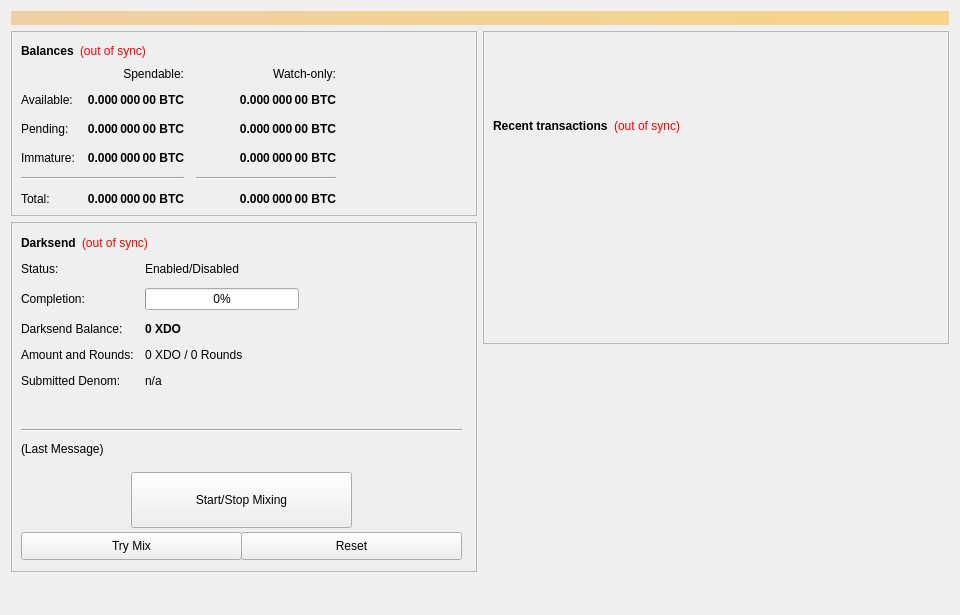
<?xml version="1.0" encoding="UTF-8"?>
<ui version="4.0">
 <class>OverviewPage</class>
 <widget class="QWidget" name="OverviewPage">
  <property name="geometry">
   <rect>
    <x>0</x>
    <y>0</y>
    <width>960</width>
    <height>615</height>
   </rect>
  </property>
  <property name="minimumSize">
   <size>
    <width>960</width>
    <height>0</height>
   </size>
  </property>
  <property name="windowTitle">
   <string>Form</string>
  </property>
  <layout class="QVBoxLayout" name="topLayout">
   <item>
    <widget class="QLabel" name="labelAlerts">
     <property name="visible">
      <bool>false</bool>
     </property>
     <property name="styleSheet">
      <string notr="true">background-color: qlineargradient(x1: 0, y1: 0, x2: 1, y2: 0, stop:0 #F0D0A0, stop:1 #F8D488); color:#000000;</string>
     </property>
     <property name="wordWrap">
      <bool>true</bool>
     </property>
     <property name="margin">
      <number>3</number>
     </property>
    </widget>
   </item>
   <item>
    <layout class="QHBoxLayout" name="horizontalLayout" stretch="1,1">
     <item>
      <layout class="QVBoxLayout" name="verticalLayout_2">
       <item>
        <widget class="QFrame" name="frame">
         <property name="frameShape">
          <enum>QFrame::StyledPanel</enum>
         </property>
         <property name="frameShadow">
          <enum>QFrame::Raised</enum>
         </property>
         <layout class="QVBoxLayout" name="verticalLayout_4">
          <item>
           <layout class="QHBoxLayout" name="horizontalLayout_4">
            <item>
             <widget class="QLabel" name="label_5">
              <property name="font">
               <font>
                <weight>75</weight>
                <bold>true</bold>
               </font>
              </property>
              <property name="text">
               <string>Balances</string>
              </property>
             </widget>
            </item>
            <item>
             <widget class="QLabel" name="labelWalletStatus">
              <property name="cursor">
               <cursorShape>WhatsThisCursor</cursorShape>
              </property>
              <property name="toolTip">
               <string>The displayed information may be out of date. Your wallet automatically synchronizes with the XDO network after a connection is established, but this process has not completed yet.</string>
              </property>
              <property name="styleSheet">
               <string notr="true">QLabel { color: red; }</string>
              </property>
              <property name="text">
               <string notr="true">(out of sync)</string>
              </property>
              <property name="alignment">
               <set>Qt::AlignLeading|Qt::AlignLeft|Qt::AlignVCenter</set>
              </property>
             </widget>
            </item>
            <item>
             <spacer name="horizontalSpacer_3">
              <property name="orientation">
               <enum>Qt::Horizontal</enum>
              </property>
              <property name="sizeHint" stdset="0">
               <size>
                <width>40</width>
                <height>20</height>
               </size>
              </property>
             </spacer>
            </item>
           </layout>
          </item>
          <item>
           <layout class="QGridLayout" name="gridLayout">
            <property name="spacing">
             <number>12</number>
            </property>
            <item row="2" column="2">
             <widget class="QLabel" name="labelWatchPending">
              <property name="font">
               <font>
                <weight>75</weight>
                <bold>true</bold>
               </font>
              </property>
              <property name="cursor">
               <cursorShape>IBeamCursor</cursorShape>
              </property>
              <property name="toolTip">
               <string>Unconfirmed transactions to watch-only addresses</string>
              </property>
              <property name="text">
               <string notr="true">0.000 000 00 BTC</string>
              </property>
              <property name="alignment">
               <set>Qt::AlignRight|Qt::AlignTrailing|Qt::AlignVCenter</set>
              </property>
              <property name="textInteractionFlags">
               <set>Qt::LinksAccessibleByMouse|Qt::TextSelectableByKeyboard|Qt::TextSelectableByMouse</set>
              </property>
             </widget>
            </item>
            <item row="2" column="1">
             <widget class="QLabel" name="labelUnconfirmed">
              <property name="font">
               <font>
                <weight>75</weight>
                <bold>true</bold>
               </font>
              </property>
              <property name="cursor">
               <cursorShape>IBeamCursor</cursorShape>
              </property>
              <property name="toolTip">
               <string>Total of transactions that have yet to be confirmed, and do not yet count toward the spendable balance</string>
              </property>
              <property name="text">
               <string notr="true">0.000 000 00 BTC</string>
              </property>
              <property name="alignment">
               <set>Qt::AlignRight|Qt::AlignTrailing|Qt::AlignVCenter</set>
              </property>
              <property name="textInteractionFlags">
               <set>Qt::LinksAccessibleByMouse|Qt::TextSelectableByKeyboard|Qt::TextSelectableByMouse</set>
              </property>
             </widget>
            </item>
            <item row="3" column="2">
             <widget class="QLabel" name="labelWatchImmature">
              <property name="font">
               <font>
                <weight>75</weight>
                <bold>true</bold>
               </font>
              </property>
              <property name="cursor">
               <cursorShape>IBeamCursor</cursorShape>
              </property>
              <property name="toolTip">
               <string>Staked or masternode rewards in watch-only addresses that has not yet matured</string>
              </property>
              <property name="text">
               <string notr="true">0.000 000 00 BTC</string>
              </property>
              <property name="alignment">
               <set>Qt::AlignRight|Qt::AlignTrailing|Qt::AlignVCenter</set>
              </property>
              <property name="textInteractionFlags">
               <set>Qt::LinksAccessibleByMouse|Qt::TextSelectableByKeyboard|Qt::TextSelectableByMouse</set>
              </property>
             </widget>
            </item>
            <item row="4" column="0" colspan="2">
             <widget class="Line" name="lineSpendableBalance">
              <property name="orientation">
               <enum>Qt::Horizontal</enum>
              </property>
             </widget>
            </item>
            <item row="4" column="2">
             <widget class="Line" name="lineWatchBalance">
              <property name="sizePolicy">
               <sizepolicy hsizetype="Preferred" vsizetype="Fixed">
                <horstretch>0</horstretch>
                <verstretch>0</verstretch>
               </sizepolicy>
              </property>
              <property name="minimumSize">
               <size>
                <width>140</width>
                <height>0</height>
               </size>
              </property>
              <property name="orientation">
               <enum>Qt::Horizontal</enum>
              </property>
             </widget>
            </item>
            <item row="5" column="0">
             <widget class="QLabel" name="labelTotalText">
              <property name="text">
               <string>Total:</string>
              </property>
             </widget>
            </item>
            <item row="3" column="1">
             <widget class="QLabel" name="labelImmature">
              <property name="font">
               <font>
                <weight>75</weight>
                <bold>true</bold>
               </font>
              </property>
              <property name="cursor">
               <cursorShape>IBeamCursor</cursorShape>
              </property>
              <property name="toolTip">
               <string>Staked or masternode rewards that has not yet matured</string>
              </property>
              <property name="text">
               <string notr="true">0.000 000 00 BTC</string>
              </property>
              <property name="alignment">
               <set>Qt::AlignRight|Qt::AlignTrailing|Qt::AlignVCenter</set>
              </property>
              <property name="textInteractionFlags">
               <set>Qt::LinksAccessibleByMouse|Qt::TextSelectableByKeyboard|Qt::TextSelectableByMouse</set>
              </property>
             </widget>
            </item>
            <item row="2" column="3">
             <spacer name="horizontalSpacer_2">
              <property name="orientation">
               <enum>Qt::Horizontal</enum>
              </property>
              <property name="sizeHint" stdset="0">
               <size>
                <width>40</width>
                <height>20</height>
               </size>
              </property>
             </spacer>
            </item>
            <item row="3" column="0">
             <widget class="QLabel" name="labelImmatureText">
              <property name="text">
               <string>Immature:</string>
              </property>
             </widget>
            </item>
            <item row="5" column="1">
             <widget class="QLabel" name="labelTotal">
              <property name="font">
               <font>
                <weight>75</weight>
                <bold>true</bold>
               </font>
              </property>
              <property name="cursor">
               <cursorShape>IBeamCursor</cursorShape>
              </property>
              <property name="toolTip">
               <string>Your current total balance</string>
              </property>
              <property name="text">
               <string notr="true">0.000 000 00 BTC</string>
              </property>
              <property name="alignment">
               <set>Qt::AlignRight|Qt::AlignTrailing|Qt::AlignVCenter</set>
              </property>
              <property name="textInteractionFlags">
               <set>Qt::LinksAccessibleByMouse|Qt::TextSelectableByKeyboard|Qt::TextSelectableByMouse</set>
              </property>
             </widget>
            </item>
            <item row="5" column="2">
             <widget class="QLabel" name="labelWatchTotal">
              <property name="font">
               <font>
                <weight>75</weight>
                <bold>true</bold>
               </font>
              </property>
              <property name="cursor">
               <cursorShape>IBeamCursor</cursorShape>
              </property>
              <property name="toolTip">
               <string>Current total balance in watch-only addresses</string>
              </property>
              <property name="text">
               <string notr="true">0.000 000 00 BTC</string>
              </property>
              <property name="alignment">
               <set>Qt::AlignRight|Qt::AlignTrailing|Qt::AlignVCenter</set>
              </property>
              <property name="textInteractionFlags">
               <set>Qt::LinksAccessibleByMouse|Qt::TextSelectableByKeyboard|Qt::TextSelectableByMouse</set>
              </property>
             </widget>
            </item>
            <item row="0" column="2">
             <widget class="QLabel" name="labelWatchonly">
              <property name="text">
               <string>Watch-only:</string>
              </property>
              <property name="alignment">
               <set>Qt::AlignRight|Qt::AlignTrailing|Qt::AlignVCenter</set>
              </property>
             </widget>
            </item>
            <item row="1" column="0">
             <widget class="QLabel" name="labelBalanceText">
              <property name="text">
               <string>Available:</string>
              </property>
             </widget>
            </item>
            <item row="1" column="1">
             <widget class="QLabel" name="labelBalance">
              <property name="font">
               <font>
                <weight>75</weight>
                <bold>true</bold>
               </font>
              </property>
              <property name="cursor">
               <cursorShape>IBeamCursor</cursorShape>
              </property>
              <property name="toolTip">
               <string>Your current spendable balance</string>
              </property>
              <property name="text">
               <string notr="true">0.000 000 00 BTC</string>
              </property>
              <property name="alignment">
               <set>Qt::AlignRight|Qt::AlignTrailing|Qt::AlignVCenter</set>
              </property>
              <property name="textInteractionFlags">
               <set>Qt::LinksAccessibleByMouse|Qt::TextSelectableByKeyboard|Qt::TextSelectableByMouse</set>
              </property>
             </widget>
            </item>
            <item row="1" column="2">
             <widget class="QLabel" name="labelWatchAvailable">
              <property name="font">
               <font>
                <weight>75</weight>
                <bold>true</bold>
               </font>
              </property>
              <property name="cursor">
               <cursorShape>IBeamCursor</cursorShape>
              </property>
              <property name="toolTip">
               <string>Your current balance in watch-only addresses</string>
              </property>
              <property name="text">
               <string notr="true">0.000 000 00 BTC</string>
              </property>
              <property name="alignment">
               <set>Qt::AlignRight|Qt::AlignTrailing|Qt::AlignVCenter</set>
              </property>
              <property name="textInteractionFlags">
               <set>Qt::LinksAccessibleByMouse|Qt::TextSelectableByKeyboard|Qt::TextSelectableByMouse</set>
              </property>
             </widget>
            </item>
            <item row="2" column="0">
             <widget class="QLabel" name="labelPendingText">
              <property name="text">
               <string>Pending:</string>
              </property>
             </widget>
            </item>
            <item row="0" column="1">
             <widget class="QLabel" name="labelSpendable">
              <property name="text">
               <string>Spendable:</string>
              </property>
              <property name="alignment">
               <set>Qt::AlignRight|Qt::AlignTrailing|Qt::AlignVCenter</set>
              </property>
             </widget>
            </item>
           </layout>
          </item>
         </layout>
        </widget>
       </item>
       <item>
        <widget class="QFrame" name="frameDarksend">
         <property name="minimumSize">
          <size>
           <width>0</width>
           <height>350</height>
          </size>
         </property>
         <property name="layoutDirection">
          <enum>Qt::LeftToRight</enum>
         </property>
         <property name="frameShape">
          <enum>QFrame::StyledPanel</enum>
         </property>
         <property name="frameShadow">
          <enum>QFrame::Raised</enum>
         </property>
         <widget class="QWidget" name="formLayoutWidget">
          <property name="geometry">
           <rect>
            <x>10</x>
            <y>40</y>
            <width>451</width>
            <height>161</height>
           </rect>
          </property>
          <layout class="QFormLayout" name="formLayout">
           <property name="fieldGrowthPolicy">
            <enum>QFormLayout::AllNonFixedFieldsGrow</enum>
           </property>
           <property name="horizontalSpacing">
            <number>11</number>
           </property>
           <property name="verticalSpacing">
            <number>12</number>
           </property>
           <item row="0" column="0">
            <widget class="QLabel" name="label_6">
             <property name="text">
              <string>Status:</string>
             </property>
            </widget>
           </item>
           <item row="1" column="0">
            <widget class="QLabel" name="label_7">
             <property name="text">
              <string>Completion:</string>
             </property>
            </widget>
           </item>
           <item row="1" column="1">
            <widget class="QProgressBar" name="DarksendProgress">
             <property name="maximumSize">
              <size>
               <width>154</width>
               <height>16777215</height>
              </size>
             </property>
             <property name="value">
              <number>0</number>
             </property>
            </widget>
           </item>
           <item row="2" column="0">
            <widget class="QLabel" name="labelAnonymizedText">
             <property name="text">
              <string>Darksend Balance:</string>
             </property>
            </widget>
           </item>
           <item row="2" column="1">
            <widget class="QLabel" name="labelAnonymized">
             <property name="font">
              <font>
               <weight>75</weight>
               <bold>true</bold>
              </font>
             </property>
             <property name="text">
              <string notr="true">0 XDO</string>
             </property>
            </widget>
           </item>
           <item row="3" column="0">
            <widget class="QLabel" name="label_8">
             <property name="text">
              <string>Amount and Rounds:</string>
             </property>
            </widget>
           </item>
           <item row="3" column="1">
            <widget class="QLabel" name="labelAmountRounds">
             <property name="text">
              <string>0 XDO / 0 Rounds</string>
             </property>
            </widget>
           </item>
           <item row="4" column="0">
            <widget class="QLabel" name="label_9">
             <property name="text">
              <string>Submitted Denom:</string>
             </property>
            </widget>
           </item>
           <item row="4" column="1">
            <widget class="QLabel" name="labelSubmittedDenom">
             <property name="toolTip">
              <string>The denominations you submitted to the Masternode.&lt;br&gt;To mix, other users must submit the exact same denominations.</string>
             </property>
             <property name="text">
              <string>n/a</string>
             </property>
            </widget>
           </item>
           <item row="0" column="1">
            <widget class="QLabel" name="DarksendEnabled">
             <property name="text">
              <string>Enabled/Disabled</string>
             </property>
            </widget>
           </item>
          </layout>
         </widget>
         <widget class="QPushButton" name="runAutoDenom">
          <property name="geometry">
           <rect>
            <x>251</x>
            <y>17</y>
            <width>1</width>
            <height>1</height>
           </rect>
          </property>
          <property name="palette">
           <palette>
            <active>
             <colorrole role="WindowText">
              <brush brushstyle="SolidPattern">
               <color alpha="255">
                <red>0</red>
                <green>0</green>
                <blue>0</blue>
               </color>
              </brush>
             </colorrole>
             <colorrole role="Button">
              <brush brushstyle="SolidPattern">
               <color alpha="255">
                <red>239</red>
                <green>238</green>
                <blue>238</blue>
               </color>
              </brush>
             </colorrole>
             <colorrole role="Light">
              <brush brushstyle="SolidPattern">
               <color alpha="255">
                <red>255</red>
                <green>255</green>
                <blue>255</blue>
               </color>
              </brush>
             </colorrole>
             <colorrole role="Midlight">
              <brush brushstyle="SolidPattern">
               <color alpha="255">
                <red>247</red>
                <green>246</green>
                <blue>246</blue>
               </color>
              </brush>
             </colorrole>
             <colorrole role="Dark">
              <brush brushstyle="SolidPattern">
               <color alpha="255">
                <red>119</red>
                <green>119</green>
                <blue>119</blue>
               </color>
              </brush>
             </colorrole>
             <colorrole role="Mid">
              <brush brushstyle="SolidPattern">
               <color alpha="255">
                <red>159</red>
                <green>159</green>
                <blue>159</blue>
               </color>
              </brush>
             </colorrole>
             <colorrole role="Text">
              <brush brushstyle="SolidPattern">
               <color alpha="255">
                <red>0</red>
                <green>0</green>
                <blue>0</blue>
               </color>
              </brush>
             </colorrole>
             <colorrole role="BrightText">
              <brush brushstyle="SolidPattern">
               <color alpha="255">
                <red>255</red>
                <green>255</green>
                <blue>255</blue>
               </color>
              </brush>
             </colorrole>
             <colorrole role="ButtonText">
              <brush brushstyle="SolidPattern">
               <color alpha="255">
                <red>0</red>
                <green>0</green>
                <blue>0</blue>
               </color>
              </brush>
             </colorrole>
             <colorrole role="Base">
              <brush brushstyle="SolidPattern">
               <color alpha="255">
                <red>255</red>
                <green>255</green>
                <blue>255</blue>
               </color>
              </brush>
             </colorrole>
             <colorrole role="Window">
              <brush brushstyle="SolidPattern">
               <color alpha="255">
                <red>239</red>
                <green>238</green>
                <blue>238</blue>
               </color>
              </brush>
             </colorrole>
             <colorrole role="Shadow">
              <brush brushstyle="SolidPattern">
               <color alpha="255">
                <red>0</red>
                <green>0</green>
                <blue>0</blue>
               </color>
              </brush>
             </colorrole>
             <colorrole role="AlternateBase">
              <brush brushstyle="SolidPattern">
               <color alpha="255">
                <red>247</red>
                <green>246</green>
                <blue>246</blue>
               </color>
              </brush>
             </colorrole>
             <colorrole role="ToolTipBase">
              <brush brushstyle="SolidPattern">
               <color alpha="255">
                <red>255</red>
                <green>255</green>
                <blue>220</blue>
               </color>
              </brush>
             </colorrole>
             <colorrole role="ToolTipText">
              <brush brushstyle="SolidPattern">
               <color alpha="255">
                <red>0</red>
                <green>0</green>
                <blue>0</blue>
               </color>
              </brush>
             </colorrole>
            </active>
            <inactive>
             <colorrole role="WindowText">
              <brush brushstyle="SolidPattern">
               <color alpha="255">
                <red>0</red>
                <green>0</green>
                <blue>0</blue>
               </color>
              </brush>
             </colorrole>
             <colorrole role="Button">
              <brush brushstyle="SolidPattern">
               <color alpha="255">
                <red>239</red>
                <green>238</green>
                <blue>238</blue>
               </color>
              </brush>
             </colorrole>
             <colorrole role="Light">
              <brush brushstyle="SolidPattern">
               <color alpha="255">
                <red>255</red>
                <green>255</green>
                <blue>255</blue>
               </color>
              </brush>
             </colorrole>
             <colorrole role="Midlight">
              <brush brushstyle="SolidPattern">
               <color alpha="255">
                <red>247</red>
                <green>246</green>
                <blue>246</blue>
               </color>
              </brush>
             </colorrole>
             <colorrole role="Dark">
              <brush brushstyle="SolidPattern">
               <color alpha="255">
                <red>119</red>
                <green>119</green>
                <blue>119</blue>
               </color>
              </brush>
             </colorrole>
             <colorrole role="Mid">
              <brush brushstyle="SolidPattern">
               <color alpha="255">
                <red>159</red>
                <green>159</green>
                <blue>159</blue>
               </color>
              </brush>
             </colorrole>
             <colorrole role="Text">
              <brush brushstyle="SolidPattern">
               <color alpha="255">
                <red>0</red>
                <green>0</green>
                <blue>0</blue>
               </color>
              </brush>
             </colorrole>
             <colorrole role="BrightText">
              <brush brushstyle="SolidPattern">
               <color alpha="255">
                <red>255</red>
                <green>255</green>
                <blue>255</blue>
               </color>
              </brush>
             </colorrole>
             <colorrole role="ButtonText">
              <brush brushstyle="SolidPattern">
               <color alpha="255">
                <red>0</red>
                <green>0</green>
                <blue>0</blue>
               </color>
              </brush>
             </colorrole>
             <colorrole role="Base">
              <brush brushstyle="SolidPattern">
               <color alpha="255">
                <red>255</red>
                <green>255</green>
                <blue>255</blue>
               </color>
              </brush>
             </colorrole>
             <colorrole role="Window">
              <brush brushstyle="SolidPattern">
               <color alpha="255">
                <red>239</red>
                <green>238</green>
                <blue>238</blue>
               </color>
              </brush>
             </colorrole>
             <colorrole role="Shadow">
              <brush brushstyle="SolidPattern">
               <color alpha="255">
                <red>0</red>
                <green>0</green>
                <blue>0</blue>
               </color>
              </brush>
             </colorrole>
             <colorrole role="AlternateBase">
              <brush brushstyle="SolidPattern">
               <color alpha="255">
                <red>247</red>
                <green>246</green>
                <blue>246</blue>
               </color>
              </brush>
             </colorrole>
             <colorrole role="ToolTipBase">
              <brush brushstyle="SolidPattern">
               <color alpha="255">
                <red>255</red>
                <green>255</green>
                <blue>220</blue>
               </color>
              </brush>
             </colorrole>
             <colorrole role="ToolTipText">
              <brush brushstyle="SolidPattern">
               <color alpha="255">
                <red>0</red>
                <green>0</green>
                <blue>0</blue>
               </color>
              </brush>
             </colorrole>
            </inactive>
            <disabled>
             <colorrole role="WindowText">
              <brush brushstyle="SolidPattern">
               <color alpha="255">
                <red>119</red>
                <green>119</green>
                <blue>119</blue>
               </color>
              </brush>
             </colorrole>
             <colorrole role="Button">
              <brush brushstyle="SolidPattern">
               <color alpha="255">
                <red>239</red>
                <green>238</green>
                <blue>238</blue>
               </color>
              </brush>
             </colorrole>
             <colorrole role="Light">
              <brush brushstyle="SolidPattern">
               <color alpha="255">
                <red>255</red>
                <green>255</green>
                <blue>255</blue>
               </color>
              </brush>
             </colorrole>
             <colorrole role="Midlight">
              <brush brushstyle="SolidPattern">
               <color alpha="255">
                <red>247</red>
                <green>246</green>
                <blue>246</blue>
               </color>
              </brush>
             </colorrole>
             <colorrole role="Dark">
              <brush brushstyle="SolidPattern">
               <color alpha="255">
                <red>119</red>
                <green>119</green>
                <blue>119</blue>
               </color>
              </brush>
             </colorrole>
             <colorrole role="Mid">
              <brush brushstyle="SolidPattern">
               <color alpha="255">
                <red>159</red>
                <green>159</green>
                <blue>159</blue>
               </color>
              </brush>
             </colorrole>
             <colorrole role="Text">
              <brush brushstyle="SolidPattern">
               <color alpha="255">
                <red>119</red>
                <green>119</green>
                <blue>119</blue>
               </color>
              </brush>
             </colorrole>
             <colorrole role="BrightText">
              <brush brushstyle="SolidPattern">
               <color alpha="255">
                <red>255</red>
                <green>255</green>
                <blue>255</blue>
               </color>
              </brush>
             </colorrole>
             <colorrole role="ButtonText">
              <brush brushstyle="SolidPattern">
               <color alpha="255">
                <red>119</red>
                <green>119</green>
                <blue>119</blue>
               </color>
              </brush>
             </colorrole>
             <colorrole role="Base">
              <brush brushstyle="SolidPattern">
               <color alpha="255">
                <red>239</red>
                <green>238</green>
                <blue>238</blue>
               </color>
              </brush>
             </colorrole>
             <colorrole role="Window">
              <brush brushstyle="SolidPattern">
               <color alpha="255">
                <red>239</red>
                <green>238</green>
                <blue>238</blue>
               </color>
              </brush>
             </colorrole>
             <colorrole role="Shadow">
              <brush brushstyle="SolidPattern">
               <color alpha="255">
                <red>0</red>
                <green>0</green>
                <blue>0</blue>
               </color>
              </brush>
             </colorrole>
             <colorrole role="AlternateBase">
              <brush brushstyle="SolidPattern">
               <color alpha="255">
                <red>239</red>
                <green>238</green>
                <blue>238</blue>
               </color>
              </brush>
             </colorrole>
             <colorrole role="ToolTipBase">
              <brush brushstyle="SolidPattern">
               <color alpha="255">
                <red>255</red>
                <green>255</green>
                <blue>220</blue>
               </color>
              </brush>
             </colorrole>
             <colorrole role="ToolTipText">
              <brush brushstyle="SolidPattern">
               <color alpha="255">
                <red>0</red>
                <green>0</green>
                <blue>0</blue>
               </color>
              </brush>
             </colorrole>
            </disabled>
           </palette>
          </property>
          <property name="focusPolicy">
           <enum>Qt::NoFocus</enum>
          </property>
          <property name="autoFillBackground">
           <bool>true</bool>
          </property>
          <property name="text">
           <string/>
          </property>
          <property name="flat">
           <bool>true</bool>
          </property>
         </widget>
         <widget class="QPushButton" name="toggleDarksend">
          <property name="geometry">
           <rect>
            <x>120</x>
            <y>250</y>
            <width>221</width>
            <height>56</height>
           </rect>
          </property>
          <property name="sizePolicy">
           <sizepolicy hsizetype="MinimumExpanding" vsizetype="Fixed">
            <horstretch>0</horstretch>
            <verstretch>0</verstretch>
           </sizepolicy>
          </property>
          <property name="text">
           <string>Start/Stop Mixing</string>
          </property>
         </widget>
         <widget class="Line" name="lineLastMessage">
          <property name="geometry">
           <rect>
            <x>10</x>
            <y>200</y>
            <width>441</width>
            <height>16</height>
           </rect>
          </property>
          <property name="orientation">
           <enum>Qt::Horizontal</enum>
          </property>
         </widget>
         <widget class="QLabel" name="DarksendStatus">
          <property name="geometry">
           <rect>
            <x>10</x>
            <y>220</y>
            <width>451</width>
            <height>61</height>
           </rect>
          </property>
          <property name="minimumSize">
           <size>
            <width>288</width>
            <height>43</height>
           </size>
          </property>
          <property name="text">
           <string>(Last Message)</string>
          </property>
          <property name="alignment">
           <set>Qt::AlignLeading|Qt::AlignLeft|Qt::AlignTop</set>
          </property>
          <property name="wordWrap">
           <bool>true</bool>
          </property>
         </widget>
         <widget class="QPushButton" name="DarksendAuto">
          <property name="geometry">
           <rect>
            <x>10</x>
            <y>310</y>
            <width>221</width>
            <height>28</height>
           </rect>
          </property>
          <property name="sizePolicy">
           <sizepolicy hsizetype="MinimumExpanding" vsizetype="Fixed">
            <horstretch>0</horstretch>
            <verstretch>0</verstretch>
           </sizepolicy>
          </property>
          <property name="toolTip">
           <string>Try to manually submit a Darksend request.</string>
          </property>
          <property name="text">
           <string>Try Mix</string>
          </property>
         </widget>
         <widget class="QPushButton" name="DarksendReset">
          <property name="geometry">
           <rect>
            <x>230</x>
            <y>310</y>
            <width>221</width>
            <height>28</height>
           </rect>
          </property>
          <property name="sizePolicy">
           <sizepolicy hsizetype="MinimumExpanding" vsizetype="Fixed">
            <horstretch>0</horstretch>
            <verstretch>0</verstretch>
           </sizepolicy>
          </property>
          <property name="toolTip">
           <string>Reset the current status of Darksend (can interrupt Darksend if it's in the process of Mixing, which can cost you money!)</string>
          </property>
          <property name="autoFillBackground">
           <bool>false</bool>
          </property>
          <property name="text">
           <string>Reset</string>
          </property>
         </widget>
         <widget class="QWidget" name="layoutWidget">
          <property name="geometry">
           <rect>
            <x>10</x>
            <y>10</y>
            <width>431</width>
            <height>22</height>
           </rect>
          </property>
          <layout class="QHBoxLayout" name="horizontalLayout_5">
           <item>
            <widget class="QLabel" name="label_2">
             <property name="font">
              <font>
               <weight>75</weight>
               <bold>true</bold>
              </font>
             </property>
             <property name="text">
              <string>Darksend</string>
             </property>
            </widget>
           </item>
           <item>
            <widget class="QLabel" name="labelDarksendSyncStatus">
             <property name="toolTip">
              <string>The displayed information may be out of date. Your wallet automatically synchronizes with the XDO network after a connection is established, but this process has not completed yet.</string>
             </property>
             <property name="styleSheet">
              <string notr="true">QLabel { color: red; }</string>
             </property>
             <property name="text">
              <string notr="true">(out of sync)</string>
             </property>
             <property name="alignment">
              <set>Qt::AlignLeading|Qt::AlignLeft|Qt::AlignVCenter</set>
             </property>
            </widget>
           </item>
           <item>
            <spacer name="horizontalSpacer_4">
             <property name="orientation">
              <enum>Qt::Horizontal</enum>
             </property>
             <property name="sizeHint" stdset="0">
              <size>
               <width>40</width>
               <height>20</height>
              </size>
             </property>
            </spacer>
           </item>
          </layout>
         </widget>
        </widget>
       </item>
       <item>
        <spacer name="verticalSpacer">
         <property name="orientation">
          <enum>Qt::Vertical</enum>
         </property>
         <property name="sizeHint" stdset="0">
          <size>
           <width>20</width>
           <height>40</height>
          </size>
         </property>
        </spacer>
       </item>
      </layout>
     </item>
     <item>
      <layout class="QVBoxLayout" name="verticalLayout_3">
       <item>
        <widget class="QFrame" name="frame_2">
         <property name="frameShape">
          <enum>QFrame::StyledPanel</enum>
         </property>
         <property name="frameShadow">
          <enum>QFrame::Raised</enum>
         </property>
         <layout class="QVBoxLayout" name="verticalLayout">
          <item>
           <spacer name="verticalSpacer_3">
            <property name="orientation">
             <enum>Qt::Vertical</enum>
            </property>
            <property name="sizeType">
             <enum>QSizePolicy::Fixed</enum>
            </property>
            <property name="sizeHint" stdset="0">
             <size>
              <width>20</width>
              <height>75</height>
             </size>
            </property>
           </spacer>
          </item>
          <item>
           <layout class="QHBoxLayout" name="horizontalLayout_2">
            <item>
             <widget class="QLabel" name="label_4">
              <property name="font">
               <font>
                <weight>75</weight>
                <bold>true</bold>
               </font>
              </property>
              <property name="text">
               <string>Recent transactions</string>
              </property>
             </widget>
            </item>
            <item>
             <widget class="QLabel" name="labelTransactionsStatus">
              <property name="cursor">
               <cursorShape>WhatsThisCursor</cursorShape>
              </property>
              <property name="toolTip">
               <string>The displayed information may be out of date. Your wallet automatically synchronizes with the XDO network after a connection is established, but this process has not completed yet.</string>
              </property>
              <property name="styleSheet">
               <string notr="true">QLabel { color: red; }</string>
              </property>
              <property name="text">
               <string notr="true">(out of sync)</string>
              </property>
              <property name="alignment">
               <set>Qt::AlignRight|Qt::AlignTrailing|Qt::AlignVCenter</set>
              </property>
             </widget>
            </item>
            <item>
             <spacer name="horizontalSpacer">
              <property name="orientation">
               <enum>Qt::Horizontal</enum>
              </property>
              <property name="sizeHint" stdset="0">
               <size>
                <width>40</width>
                <height>20</height>
               </size>
              </property>
             </spacer>
            </item>
           </layout>
          </item>
          <item>
           <widget class="QListView" name="listTransactions">
            <property name="styleSheet">
             <string notr="true">QListView { background: transparent; }</string>
            </property>
            <property name="frameShape">
             <enum>QFrame::NoFrame</enum>
            </property>
            <property name="verticalScrollBarPolicy">
             <enum>Qt::ScrollBarAlwaysOff</enum>
            </property>
            <property name="horizontalScrollBarPolicy">
             <enum>Qt::ScrollBarAlwaysOff</enum>
            </property>
            <property name="selectionMode">
             <enum>QAbstractItemView::NoSelection</enum>
            </property>
           </widget>
          </item>
         </layout>
        </widget>
       </item>
       <item>
        <spacer name="verticalSpacer_2">
         <property name="orientation">
          <enum>Qt::Vertical</enum>
         </property>
         <property name="sizeType">
          <enum>QSizePolicy::Expanding</enum>
         </property>
         <property name="sizeHint" stdset="0">
          <size>
           <width>20</width>
           <height>40</height>
          </size>
         </property>
        </spacer>
       </item>
      </layout>
     </item>
    </layout>
   </item>
  </layout>
 </widget>
 <resources/>
 <connections/>
</ui>
